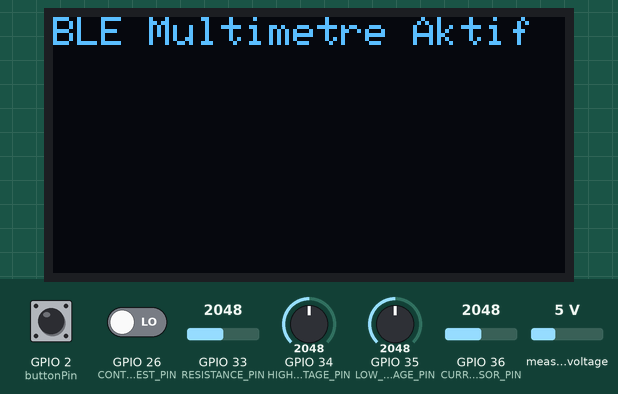
Recording of a sketch running on a simulated ESP32. On the bench: 128×64 one-colour display. The inputs (shaded band) are chosen by the test bench; at power-on: GPIO 2 (buttonPin) HIGH, GPIO 36 (CURRENT_SENSOR_PIN) = 2048, GPIO 34 (HIGH_VOLTAGE_PIN) = 2048, GPIO 26 (CONTINUITY_TEST_PIN) LOW, GPIO 33 (RESISTANCE_PIN) = 2048, GPIO 35 (LOW_VOLTAGE_PIN) = 2048, measured voltage 5 V. Nothing arrives over Bluetooth unless stated; a phone connects over Bluetooth LE 3 s after start; what the sketch prints to the serial monitor is not drawn.

Above: at 5.0 s.
5.1 s: GPIO 2 (buttonPin) pulled LOW for 3.2 s
At 9.0 s:
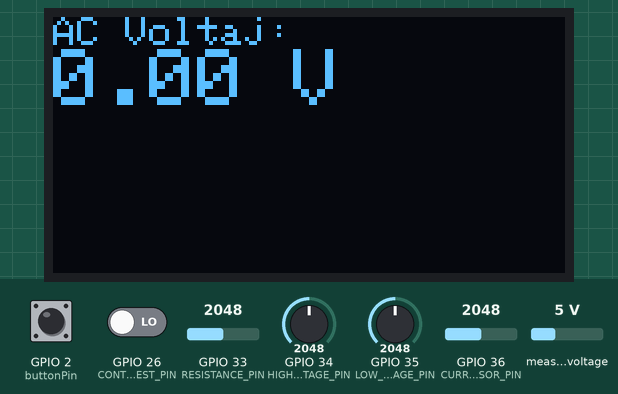
9.8 s: GPIO 2 (buttonPin) pulled LOW for 0.15 s
At 11.1 s:
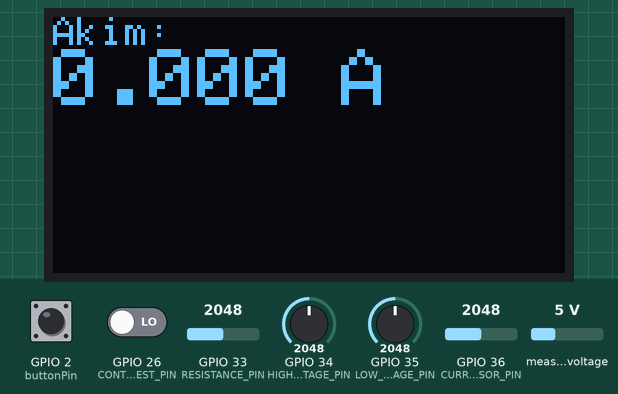
11.7 s: GPIO 36 (CURRENT_SENSOR_PIN) set to 2866
At 13.6 s:
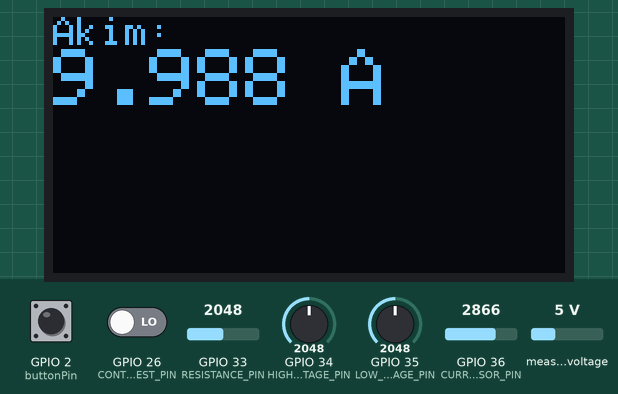
13.7 s: GPIO 36 (CURRENT_SENSOR_PIN) set to 3972
At 13.84 s:
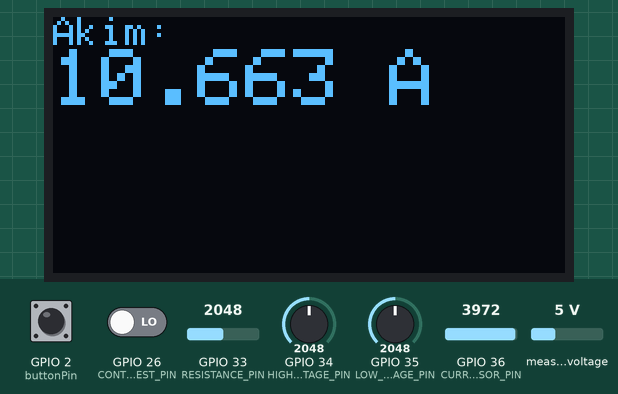
15.2 s: GPIO 2 (buttonPin) pulled LOW for 3.2 s
At 19.3 s:
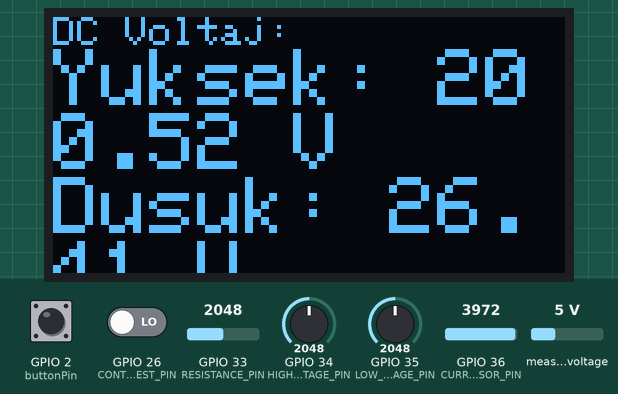
20.3 s: GPIO 34 (HIGH_VOLTAGE_PIN) set to 2866
At 21.5 s:
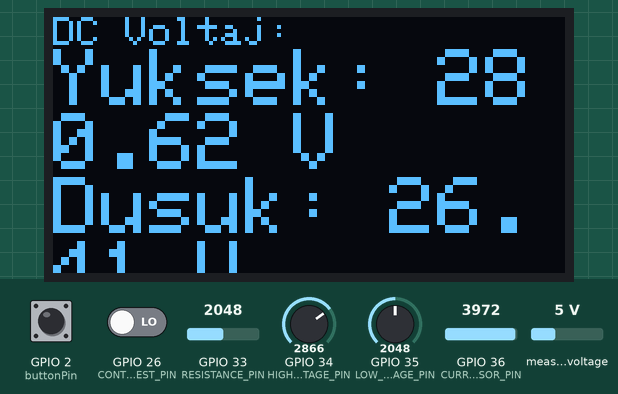
Timing chart, 0 to 23.1 s (numbered marks = the images above; inputs shaded):
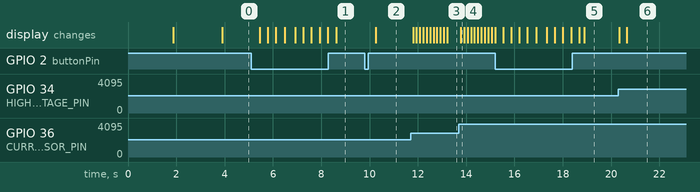

Measured:
- after the input at 5.1 s, the display: first changes after 0.35 s (image 1 shows a later state)
- after the input at 9.8 s, the display: changes after 0.45 s (image 2)
- after the input at 11.7 s, the display: first changes after 0.10 s (image 3 shows a later state)
- after the input at 13.7 s, the display: changes after 0.08 s (image 4)
- after the input at 15.2 s, the display: first differs from a run without the input after 0.33 s (image 5 shows a later state)
- after the input at 20.3 s, the display: first changes at once (image 6 shows a later state)

The sketch:

EspAvo.ino
```cpp
#include <Wire.h>
#include <Adafruit_SSD1306.h>
#include <ZMPT101B.h>
#include <BLEDevice.h>
#include <BLEServer.h>
#include <BLEUtils.h>
#include <BLE2902.h>

#define SCREEN_WIDTH 128
#define SCREEN_HEIGHT 64
#define OLED_RESET -1
Adafruit_SSD1306 display(SCREEN_WIDTH, SCREEN_HEIGHT, &Wire, OLED_RESET);

// BLE Ayarları
BLEServer* pServer = NULL;
BLECharacteristic* pCharacteristic = NULL;
bool deviceConnected = false;
bool oldDeviceConnected = false;
#define SERVICE_UUID        "4fafc201-1fb5-459e-8fcc-c5c9c331914b"
#define CHARACTERISTIC_UUID "beb5483e-36e1-4688-b7f5-ea07361b26a8"

// Global Değişkenler
String blePayload = "";
float resistance = 0.0;
float highVoltage = 0.0, lowVoltage = 0.0;
float acVoltage = 0.0;
float current = 0.0;
int continuityState = 0;

// Donanım Pinleri
const int buttonPin = 2;
int currentMode = 0;
const int NUM_MODES = 6;

// Kontinüite Testi
const int CONTINUITY_TEST_PIN = 26;
const int BUZZER_PIN = 25;

// Direnç Ölçümü
const int RESISTANCE_PIN = 33;
const float REFERENCE_RESISTOR = 120000.0;

// DC Voltaj
const int HIGH_VOLTAGE_PIN = 34;
const int LOW_VOLTAGE_PIN = 35;
const float ADC_MAX = 4095.0;
const float V_REF = 3.3;
float highVoltageReadings[10] = {0};
float lowVoltageReadings[10] = {0};
int voltageIndex = 0;

// Akım Ölçümü
const int CURRENT_SENSOR_PIN = 36;
float zeroOffsetCurrent = 0;
const int NUM_CURRENT_SAMPLES = 50;
const float MV_PER_AMP = 0.066;
float currentReadings[10] = {0};
int currentIndex = 0;

// AC Voltaj
ZMPT101B voltageSensor(32, 50.0);
float zeroOffsetAC = 0;

// BLE Callback Sınıfı
class MyServerCallbacks: public BLEServerCallbacks {
    void onConnect(BLEServer* pServer) {
      deviceConnected = true;
      Serial.println("Cihaz bağlandı!");
    };

    void onDisconnect(BLEServer* pServer) {
      deviceConnected = false;
      Serial.println("Cihaz bağlantısı kesildi!");
    }
};

void setup() {
  Serial.begin(115200);

  pinMode(buttonPin, INPUT_PULLUP);
  pinMode(CONTINUITY_TEST_PIN, INPUT);
  pinMode(BUZZER_PIN, OUTPUT);
  pinMode(RESISTANCE_PIN, INPUT);
  pinMode(CURRENT_SENSOR_PIN, INPUT);

  Wire.begin();
  if(!display.begin(SSD1306_SWITCHCAPVCC, 0x3C)) {
    Serial.println("OLED baslatilamadi!");
    while(1);
  }
  display.clearDisplay();
  display.setTextColor(SSD1306_WHITE);

  calibrateCurrentSensor();
  calibrateACSensor();

  BLEDevice::init("ESP32-Multimeter");
  pServer = BLEDevice::createServer();
  pServer->setCallbacks(new MyServerCallbacks());

  BLEService *pService = pServer->createService(SERVICE_UUID);

  pCharacteristic = pService->createCharacteristic(
                      CHARACTERISTIC_UUID,
                      BLECharacteristic::PROPERTY_READ |
                      BLECharacteristic::PROPERTY_NOTIFY
                    );
  pCharacteristic->addDescriptor(new BLE2902());
  pService->start();

  BLEAdvertising *pAdvertising = BLEDevice::getAdvertising();
  pAdvertising->addServiceUUID(SERVICE_UUID);
  pAdvertising->setScanResponse(true);
  pAdvertising->start();

  display.setTextSize(1);
  display.setCursor(0,0);
  display.println("BLE Multimetre Hazir");
  display.display();
  delay(2000);
}

void loop() {
  if(digitalRead(buttonPin) == LOW) {
    currentMode = (currentMode + 1) % NUM_MODES;
    delay(300);
  }

  display.clearDisplay();
  blePayload = "";

  switch(currentMode) {
    case 0:
      displayHello();
      blePayload = "MODE:0";
      break;

    case 1:
      measureContinuity();
      blePayload = "CONT:" + String(continuityState);
      break;

    case 2:
      measureResistance();
      blePayload = "RES:" + String(resistance);
      break;

    case 3:
      measureDCVoltage();
      blePayload = "DCV:" + String(highVoltage, 2) + "," + String(lowVoltage, 2);
      break;

    case 4:
      measureACVoltage();
      blePayload = "ACV:" + String(acVoltage, 2);
      break;

    case 5:
      measureCurrent();
      blePayload = "CUR:" + String(current, 3);
      break;
  }
  display.display();

  if(deviceConnected) {
    pCharacteristic->setValue(blePayload.c_str());
    pCharacteristic->notify();
    delay(10); // Veri gönderim hızını optimize et
  }

  if(!deviceConnected && oldDeviceConnected) {
    pServer->startAdvertising();
    oldDeviceConnected = deviceConnected;
  }
  if(deviceConnected && !oldDeviceConnected) {
    oldDeviceConnected = deviceConnected;
  }
}

// Ölçüm Fonksiyonları ---------------------------------------------------------
void displayHello() {
  display.setCursor(0, 0);
  display.setTextSize(1);
  display.println("BLE Multimetre Aktif");
}

void measureContinuity() {
  int raw = digitalRead(CONTINUITY_TEST_PIN);
  if (raw == HIGH) {
    tone(BUZZER_PIN, 1000, 200);
    display.setCursor(0, 0);
    display.setTextSize(1);
    display.println("iletkenlik: Var");
    continuityState = 1;
  } else {
    noTone(BUZZER_PIN);
    display.setCursor(0, 0);
    display.setTextSize(1);
    display.println("iletkenlik: Yok");
    continuityState = 0;
  }
}

void measureResistance() {
  int raw = analogRead(RESISTANCE_PIN);
  float voltage = (raw / ADC_MAX) * V_REF;

  if (voltage > 0) {
    resistance = (REFERENCE_RESISTOR * (V_REF - voltage)) / voltage;

    display.setCursor(0, 0);
    display.setTextSize(1);
    display.println("Direnc:");
    display.setTextSize(2);

    if (resistance >= 1000) {
      display.printf("%.2f kΩ", resistance / 1000);
    } else {
      display.printf("%.2f Ω", resistance);
    }
  } else {
    display.setCursor(0, 0);
    display.setTextSize(1);
    display.println("Direnc:");
    display.setTextSize(2);
    display.println("Sonsuz");
  }
}

void measureDCVoltage() {
  int high_raw = analogRead(HIGH_VOLTAGE_PIN);
  highVoltage = (high_raw / ADC_MAX) * V_REF * 121.5;

  int low_raw = analogRead(LOW_VOLTAGE_PIN);
  lowVoltage = (low_raw / ADC_MAX) * V_REF * 16;

  highVoltageReadings[voltageIndex] = highVoltage;
  lowVoltageReadings[voltageIndex] = lowVoltage;
  voltageIndex = (voltageIndex + 1) % 10;

  float avgHigh = 0, avgLow = 0;
  for (int i = 0; i < 10; i++) {
    avgHigh += highVoltageReadings[i];
    avgLow += lowVoltageReadings[i];
  }
  highVoltage = avgHigh / 10;
  lowVoltage = avgLow / 10;

  display.setCursor(0, 0);
  display.setTextSize(1);
  display.println("DC Voltaj:");
  display.setTextSize(2);
  display.printf("Yuksek: %.2f V", highVoltage);
  display.setCursor(0, 40);
  display.printf("Dusuk: %.2f V", lowVoltage);
}

void measureACVoltage() {
  acVoltage = voltageSensor.getRmsVoltage() - zeroOffsetAC;

  // Çok küçük veya negatif dalgalanmaları sıfırlamak için eşik değeri ekleniyor
  if (acVoltage < 18.05) {
    acVoltage = 0.0;
  }

  display.setCursor(0, 0);
  display.setTextSize(1);
  display.println("AC Voltaj:");
  display.setTextSize(2);
  display.printf("%.2f V", acVoltage);
}

void measureCurrent() {
  long sum = 0;
  for (int i = 0; i < NUM_CURRENT_SAMPLES; i++) {
    sum += analogRead(CURRENT_SENSOR_PIN);
    delay(2);
  }
  float voltage = (sum / NUM_CURRENT_SAMPLES / ADC_MAX) * V_REF;
  current = (voltage - zeroOffsetCurrent) / MV_PER_AMP;

  currentReadings[currentIndex] = current;
  currentIndex = (currentIndex + 1) % 10;

  float avgCurrent = 0;
  for (int i = 0; i < 10; i++) {
    avgCurrent += currentReadings[i];
  }
  current = avgCurrent / 10;

  display.setCursor(0, 0);
  display.setTextSize(1);
  display.println("Akim:");
  display.setTextSize(2);
  display.printf("%.3f A", current);
}

void calibrateCurrentSensor() {
  long sum = 0;
  for (int i = 0; i < NUM_CURRENT_SAMPLES; i++) {
    sum += analogRead(CURRENT_SENSOR_PIN);
    delay(2);
  }
  zeroOffsetCurrent = (sum / NUM_CURRENT_SAMPLES / ADC_MAX) * V_REF;
}

void calibrateACSensor() {
  float sum = 0;

  // İlk 10 ölçümün ortalamasını alarak sıfır noktası belirle
  for (int i = 0; i < 10; i++) {
    sum += voltageSensor.getRmsVoltage();
    delay(150); // Ölçümler arasında küçük bir gecikme
  }
  zeroOffsetAC = sum / 10; // Ortalama sıfır değeri olarak ayarlanır
}
```
